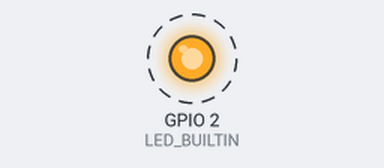
The sketch below on a simulated ESP32. On the bench: output pins drawn as LEDs (lit = HIGH). Dashed ring = blinking. What the sketch prints to the serial monitor is not drawn.

Above: at 0.5 s.
Timing chart, 0 to 4.6 s (numbered marks = the images above):
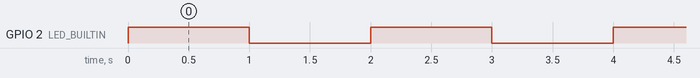

Measured:
- by itself, GPIO 2 (LED_BUILTIN): alternates HIGH for 1.0 s and LOW for 1.0 s

The sketch:

sketch_foo.ino
```cpp
#define LED_BUILTIN 2

void setup() {
  // put your setup code here, to run once:
  pinMode(LED_BUILTIN, OUTPUT);

  Serial.begin(115200);
  Serial.println("ESP32 initialization completed!");
}

void loop() {
  // put your main code here, to run repeatedly:
  digitalWrite(LED_BUILTIN, HIGH);
  delay(1000);
  digitalWrite(LED_BUILTIN, LOW);
  delay(1000);
  Serial.printf("Running time : %.1f s\n", millis() / 1000.0f);
}
```
